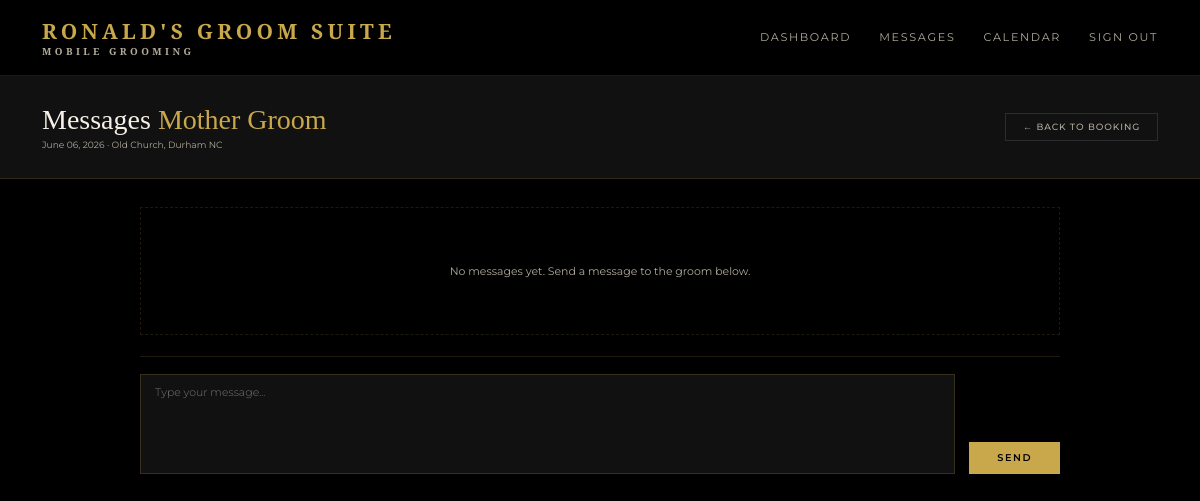
The page /admin/booking/1/messages (signed in) on the database as committed earlier.
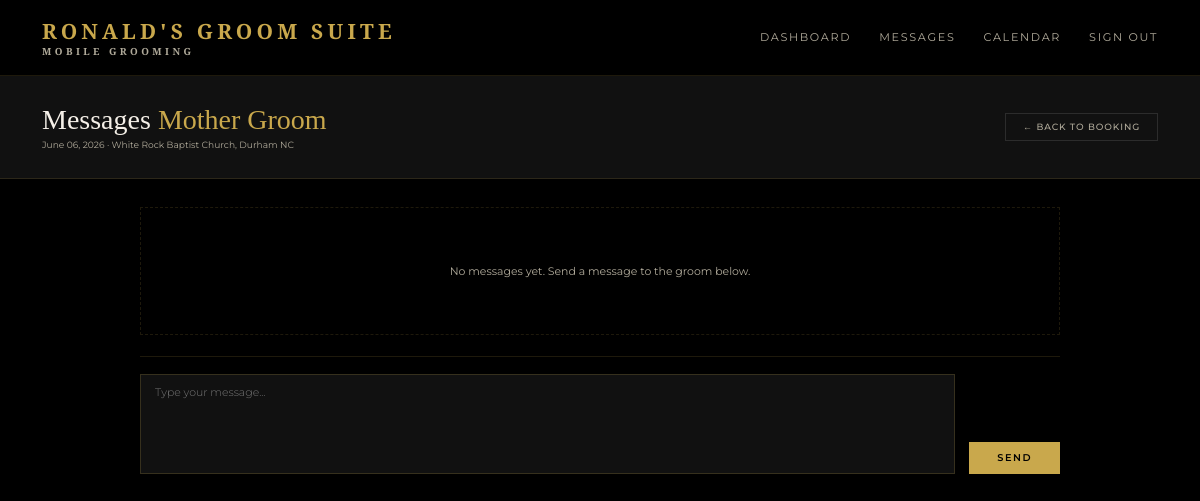
The same page on the database as committed later.
### models.py (models this page shows)
class Booking(db.Model):
    id = db.Column(db.Integer, primary_key=True)
    wedding_date = db.Column(db.String(50), nullable=False)
    venue = db.Column(db.String(200), nullable=False)
    start_time = db.Column(db.String(20))
    party_size = db.Column(db.Integer, default=1)
    package = db.Column(db.String(100))
    addons = db.Column(db.String(200))
    notes = db.Column(db.Text)
    status = db.Column(db.String(20), default='pending')
    created_at = db.Column(db.DateTime, default=datetime.utcnow)
    user_id = db.Column(db.Integer, db.ForeignKey('user.id'), nullable=False)
    party_members = db.relationship('PartyMember', backref='booking', lazy=True)
    messages = db.relationship('Message', backref='booking_messages', lazy=True, foreign_keys='Message.booking_id')

### routes.py (the view, shortened to what this page needs)
    @app.route('/admin/booking/<int:id>/messages', methods=['GET', 'POST'])
    @login_required
    @admin_required
    def admin_messages(id):
        booking = Booking.query.get_or_404(id)
        from models import Message
        messages = Message.query.filter_by(booking_id=booking.id).order_by(Message.timestamp).all()
        for message in messages:
            if message.sender_id != current_user.id:
                message.read = True
        db.session.commit()
        return render_template('admin/messages.html', booking=booking, messages=messages)

### app.py (called while the page is built)
@app.template_filter('format_date')
def format_date(value):
    try:
        return datetime.strptime(value, '%Y-%m-%d').strftime('%B %d, %Y')
    except:
        return value

### auth.py (called while the page is built)
def register_routes(app, login_manager):
    @login_manager.user_loader
    def load_user(user_id):
        return db.session.get(User, int(user_id))
    @app.route('/login', methods=['GET', 'POST'])
    def login():
        if request.method == 'POST':
            email = request.form.get('email')
            password = request.form.get('password')
            user = User.query.filter_by(email=email).first()
            if user and check_password_hash(user.password, password):
                login_user(user)
                if user.role == 'admin':
                    return redirect(url_for('index'))
                return redirect(url_for('portal'))
            flash('Invalid email or password')
        return render_template('login.html')
    @app.route('/logout')
    @login_required
    def logout():
        logout_user()
        return redirect(url_for('index'))

### templates/admin/messages.html (shortened to what this page needs)
{% extends 'base.html' %}
{% block content %}
<div class="admin-header">
  <div>
    <h1 class="admin-title">Messages <span>{{ booking.client.name }}</span></h1>
    <p class="admin-meta">{{ booking.wedding_date | format_date }} · {{ booking.venue }}</p>
  </div>
  <a href="{{ url_for('booking_detail', id=booking.id) }}" class="btn-ghost">← Back to Booking</a>
</div>
<div class="messages-wrapper">
  <div class="messages-thread">
    {% if messages %}
      {% for message in messages %}
      <div class="message-row {% if message.sender_id == current_user.id %}message-sent{% else %}message-received{% endif %}">
        <div class="message-bubble">
          <div class="message-sender">{{ message.sender.name }}</div>
          <div class="message-body">{{ message.body }}</div>
          <div class="message-time">{{ message.timestamp.strftime('%b %d, %Y · %I:%M %p') }}</div>
        </div>
      </div>
      {% endfor %}
    {% else %}
      <div class="empty-state">
        <p>No messages yet. Send a message to the groom below.</p>
      </div>
    {% endif %}
  </div>
  <div class="message-compose">
    <form method="POST" action="{{ url_for('admin_messages', id=booking.id) }}">
      <div class="message-input-row">
        <textarea name="body" placeholder="Type your message..." required></textarea>
        <button type="submit" class="btn-gold">Send</button>
      </div>
    </form>
  </div>
</div>
{% endblock %}

Rows that differ between the two databases and show on the page:
changed Booking: venue "Old Church, Durham NC" → "White Rock Baptist Church, Durham NC"
